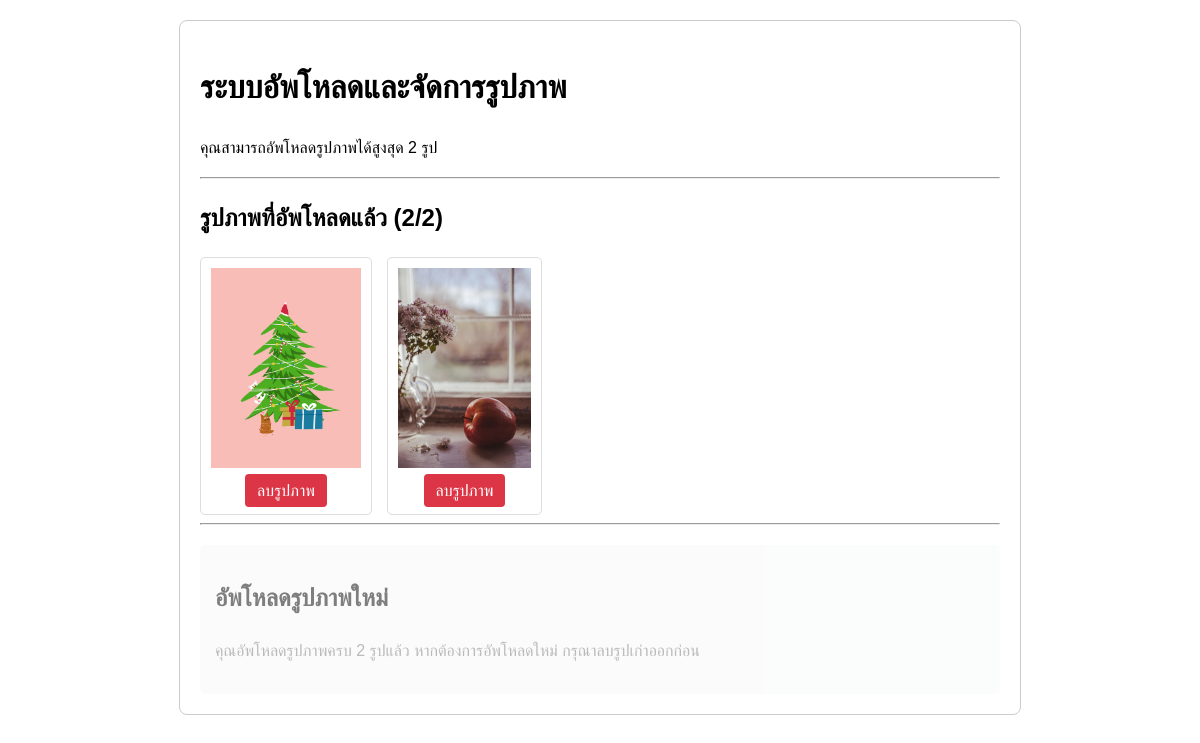
Before: /imageupload.php with the older database file.
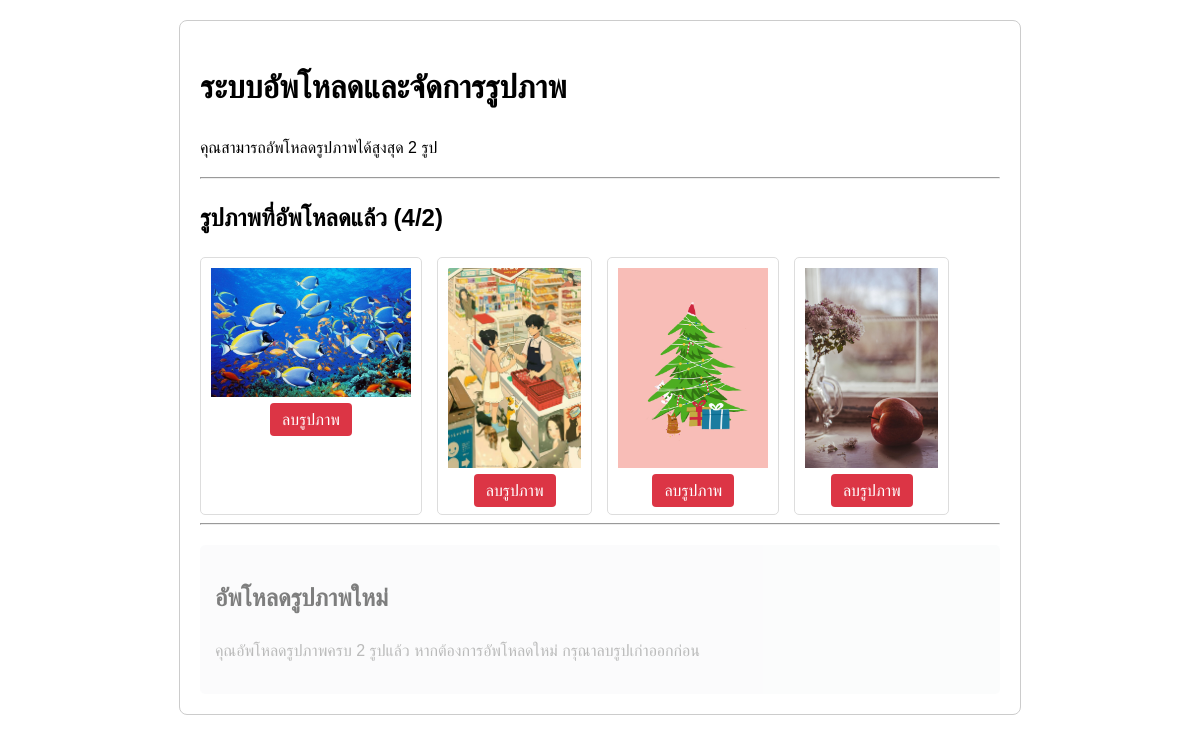
After: the same page with the newer database file.
### tables this page shows
CREATE TABLE `images` (
  `id` int(11) NOT NULL,
  `session_id` int(11) DEFAULT NULL,
  `file_name` varchar(255) NOT NULL,
  `uploaded_on` datetime NOT NULL DEFAULT current_timestamp()
);

### imageupload.php (the view, shortened to what this page needs)
<?php
require_once 'db_connect.php';
$uploadDir = 'uploads/';
$maxUploads = 2;
try {
    $result = $conn->query("SELECT id, file_name FROM images ORDER BY uploaded_on DESC");
    $uploadedImages = $result->fetch_all(MYSQLI_ASSOC);
    $canUpload = count($uploadedImages) < $maxUploads;
} catch (Exception $e) {
    $message = '<p style="color: red;">ไม่สามารถดึงข้อมูลรูปภาพได้: ' . $e->getMessage() . '</p>';
    $uploadedImages = [];
    $canUpload = true;
}
?>
<!DOCTYPE html>
<html lang="th">
<head>
</head>
<body>
<div class="container">
    <h1>ระบบอัพโหลดและจัดการรูปภาพ</h1>
    <p>คุณสามารถอัพโหลดรูปภาพได้สูงสุด <?= $maxUploads ?> รูป</p>
    <hr>
    <h2>รูปภาพที่อัพโหลดแล้ว (<?= count($uploadedImages) ?>/<?= $maxUploads ?>)</h2>
    <div class="image-gallery">
        <?php if (empty($uploadedImages)): ?>
            <p>ยังไม่มีรูปภาพที่อัพโหลด</p>
        <?php else: ?>
            <?php foreach ($uploadedImages as $img): ?>
                <div class="image-item">
                    <img src="<?= htmlspecialchars($uploadDir . $img['file_name']) ?>" alt="Uploaded Image">
                    <a href="?delete=<?= $img['id'] ?>" class="delete-btn" onclick="return confirm('คุณแน่ใจหรือไม่ว่าต้องการลบรูปภาพนี้?');">
                        ลบรูปภาพ
                    </a>
                </div>
            <?php endforeach; ?>
        <?php endif; ?>
    </div>
    <hr>
    <div class="upload-form <?= !$canUpload ? 'disabled-form' : '' ?>">
        <h2>อัพโหลดรูปภาพใหม่</h2>
        <?php if ($canUpload): ?>
            <form action="imageupload.php" method="post" enctype="multipart/form-data">
                <p>เลือกไฟล์รูปภาพ (JPG, PNG, GIF):</p>
                <input type="file" name="image_upload[]" accept="image/jpeg,image/png,image/gif" multiple>
                <br><br>
                <button type="submit">อัพโหลด</button>
            </form>
        <?php else: ?>
            <p style="color: #777;">คุณอัพโหลดรูปภาพครบ 2 รูปแล้ว หากต้องการอัพโหลดใหม่ กรุณาลบรูปเก่าออกก่อน</p>
        <?php endif; ?>
    </div>
</div>
</body>
</html>

### imageupload.php (style rules this page uses)
body { font-family: sans-serif; line-height: 1.6; margin: 20px; }
.container { max-width: 800px; margin: auto; padding: 20px; border: 1px solid #ccc; border-radius: 8px; }
.image-gallery { display: flex; flex-wrap: wrap; gap: 15px; margin-top: 20px; }
.image-item { border: 1px solid #ddd; padding: 10px; border-radius: 5px; text-align: center; }
.image-item img { max-width: 200px; max-height: 200px; display: block; margin-bottom: 10px; }
.delete-btn { color: #fff; background-color: #dc3545; border: none; padding: 8px 12px; border-radius: 4px; text-decoration: none; cursor: pointer; }
.upload-form { margin-top: 20px; padding: 15px; background-color: #f8f9fa; border-radius: 5px; }
.disabled-form { opacity: 0.5; pointer-events: none; }

Changed rows visible on the page:
added images: file_name (picture)
added images: file_name (picture)
Other visible differences:
count($uploadedImages): "2" → "4"
